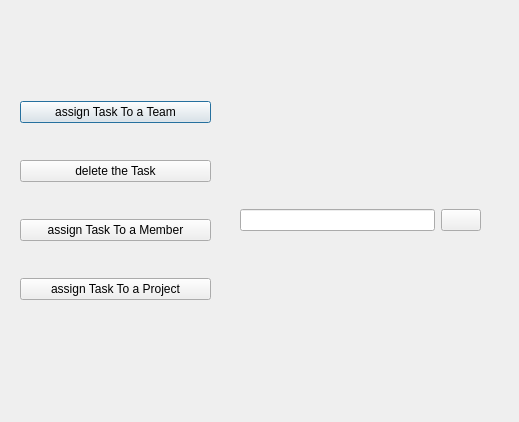
<?xml version="1.0" encoding="UTF-8"?>
<ui version="4.0">
 <class>edit_task</class>
 <widget class="QDialog" name="edit_task">
  <property name="geometry">
   <rect>
    <x>0</x>
    <y>0</y>
    <width>519</width>
    <height>422</height>
   </rect>
  </property>
  <property name="windowTitle">
   <string>Dialog</string>
  </property>
  <widget class="QWidget" name="verticalLayoutWidget">
   <property name="geometry">
    <rect>
     <x>20</x>
     <y>70</y>
     <width>191</width>
     <height>261</height>
    </rect>
   </property>
   <layout class="QVBoxLayout" name="verticalLayout">
    <item>
     <widget class="QPushButton" name="teambutton">
      <property name="text">
       <string>assign Task To a Team</string>
      </property>
     </widget>
    </item>
    <item>
     <widget class="QPushButton" name="deletbutton">
      <property name="text">
       <string>delete the Task</string>
      </property>
     </widget>
    </item>
    <item>
     <widget class="QPushButton" name="Memberbutton">
      <property name="text">
       <string>assign Task To a Member</string>
      </property>
     </widget>
    </item>
    <item>
     <widget class="QPushButton" name="pro_button">
      <property name="text">
       <string>assign Task To a Project</string>
      </property>
     </widget>
    </item>
   </layout>
  </widget>
  <widget class="QLabel" name="orglabel">
   <property name="geometry">
    <rect>
     <x>20</x>
     <y>20</y>
     <width>189</width>
     <height>31</height>
    </rect>
   </property>
   <property name="text">
    <string/>
   </property>
  </widget>
  <widget class="QWidget" name="gridLayoutWidget">
   <property name="geometry">
    <rect>
     <x>240</x>
     <y>160</y>
     <width>241</width>
     <height>71</height>
    </rect>
   </property>
   <layout class="QGridLayout" name="gridLayout_2">
    <item row="2" column="0">
     <widget class="QLineEdit" name="textbox"/>
    </item>
    <item row="2" column="1">
     <widget class="QPushButton" name="button">
      <property name="text">
       <string/>
      </property>
     </widget>
    </item>
    <item row="1" column="0">
     <widget class="QLabel" name="label_1">
      <property name="text">
       <string/>
      </property>
     </widget>
    </item>
   </layout>
  </widget>
 </widget>
 <resources/>
 <connections/>
</ui>
